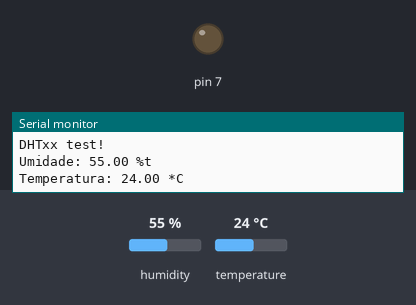
Bench run of a sketch on a simulated Arduino Uno, built with avr-gcc and run on an emulated ATmega328P. On the bench: output pins drawn as LEDs (lit = HIGH), the last lines printed to the serial monitor. The inputs (shaded band) are chosen by the test bench; at power-on: humidity 55 %, temperature 24 °C.

Above: at 0.1 s.
At 5.1 s:
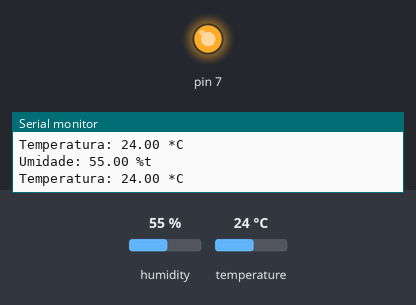
Timing chart, 0 to 6.6 s (numbered marks = the images above):
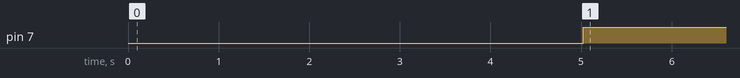

The sketch:

SensorTemperaturaUmidade.ino
```cpp
#include <DHT.h>
#include <DHT_U.h>

#define DHTPIN A1 // pino que estamos conectado
#define DHTTYPE DHT11 // DHT 11

// Conecte pino 1 do sensor (esquerda) ao +5V
// Conecte pino 2 do sensor ao pino de dados definido em seu Arduino
// Conecte pino 4 do sensor ao GND
// Conecte o resistor de 10K entre pin 2 (dados)
// e ao pino 1 (VCC) do sensor
DHT dht(DHTPIN, DHTTYPE);

void setup(){
  Serial.begin(9600);
  Serial.println("DHTxx test!");
  dht.begin();
  pinMode(7, OUTPUT);
}

void loop(){
  // A leitura da temperatura e umidade pode levar 250ms!
  // O atraso do sensor pode chegar a 2 segundos.
  float h = dht.readHumidity();
  float t = dht.readTemperature();
  // testa se retorno é valido, caso contrário algo está errado.
  if (isnan(t) || isnan(h)){
    Serial.println("Failed to read from DHT");
  }
  else {
    Serial.print("Umidade: ");
    Serial.print(h);
    Serial.println(" %t");
    Serial.print("Temperatura: ");
    Serial.print(t);
    Serial.println(" *C");
    delay(5000);
  }
  if( t>20){
    digitalWrite(7, HIGH);
  }
}
```

Measured:
- by itself, pin 7: LOW → HIGH at 5.0 s
